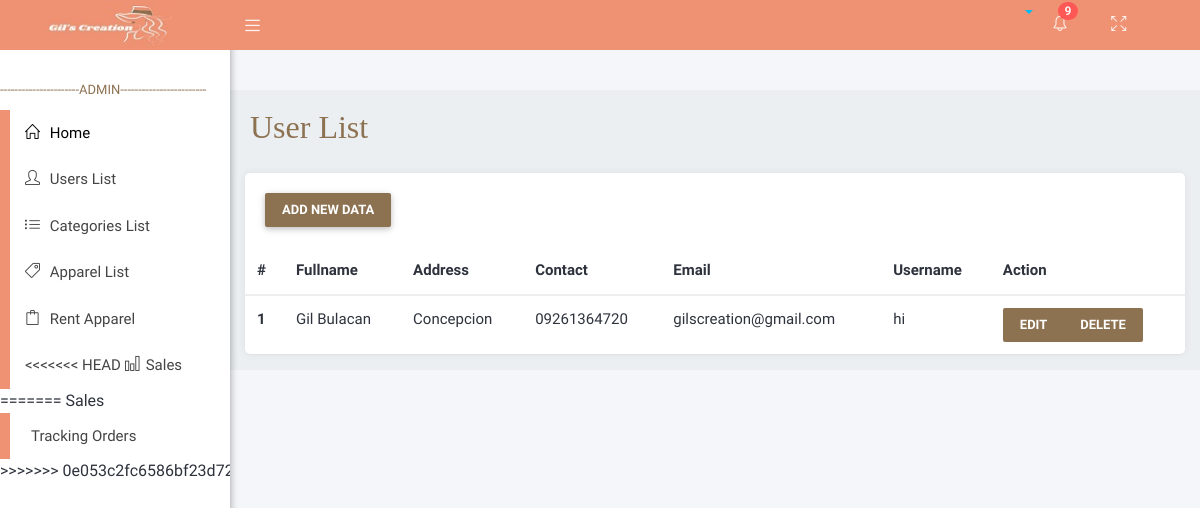
/adminViews/userlist.php, run on the app's committed database.
### tables this page shows
CREATE TABLE `users` (
  `user_id` int(11) NOT NULL,
  `user_permission_id` int(11) NOT NULL,
  `fname` varchar(255) NOT NULL,
  `lname` varchar(255) NOT NULL,
  `address` varchar(255) NOT NULL,
  `contact_num` varchar(11) NOT NULL,
  `email` varchar(255) NOT NULL,
  `username` varchar(255) NOT NULL,
  `password` varchar(255) NOT NULL
);

### APIFUNCTION/DBCRUD.php (called while the page is built, shortened)
<?php
    class DBCRUD{
        private $servername='localhost';
        private $username='root';
        private $password='';
        private $dbname='brms';
        private $mysqli='';
        public function __construct(){
            $this->mysqli = new mysqli($this->servername,$this->username,$this->password,$this->dbname);
        }
        public function select($table,$rows="*",$where = null){
            if ($where != null) {
                $sql="SELECT $rows FROM $table WHERE $where";
            }else{
                $sql="SELECT $rows FROM $table";
            }
            $this->sql = $result = $this->mysqli->query($sql);
        }
    }
?>

### adminViews/userlist.php (the view, shortened to what this page needs)
<?php include('layouts/head.php'); ?>
   <div class="wrapper">
      <?php include('layouts/navbar.php'); ?>
      <?php include('layouts/sidebar.php'); ?>
      <div class="content-wrapper">
         <div class="container-fluid">
            <div class="row">
               <div class="main-header">
                  <h2  style=" font-family:poppins; color:#8d7252;">User List</h2>
               </div>
            </div>
            <div class="card">
        <div class="card-header">
            <button type="button" class="btn btn" style="background-color:#8d7252; color:white;" data-toggle="modal" data-target="#usersModal">
            Add New Data
            </button>
        </div>
        <div class="card-body">
        <table class="table">
                <thead class="thead-light">
                    <tr>
                    <th scope="col">#</th>
                    <th scope="col">Fullname</th>
                    <th scope="col">Address</th>
                    <th scope="col">Contact</th>
                    <th scope="col">Email</th>
                    <th scope="col">Username</th>
                    <th scope="col">Action</th>
                    </tr>
                </thead>
                <tbody>
                <?php
                    include('../APIFUNCTION/DBCRUD.php');
                    $newDBCRUD = new DBCRUD();
                    $newDBCRUD->select("users","*","user_permission_id!=2");
                    $userLists = $newDBCRUD->sql;
                    $index = 1;
                    while ($data = mysqli_fetch_assoc($userLists)){
                ?>
                    <tr>
                    <th scope="row"><?php echo $index; ?></th>
                    <td><?php echo $data["fname"] ." ". $data["lname"]; ?></td>
                    <td><?php echo $data["address"]; ?></td>
                    <td><?php echo $data["contact_num"]; ?></td>
                    <td><?php echo $data["email"]; ?></td>
                    <td><?php echo $data["username"]; ?></td>
                    <td>
                        <div class="btn-group" role="group" aria-label="Basic example">
                        <button type="button" class="btn btn" style="background-color:#8d7252; color:white;" onclick="showform(<?php echo $data['user_id']; ?>);">Edit</button>
                            <button type="button" class="btn btn" style="background-color:#8d7252; color:white;" onclick="showformdelete(<?php echo $data['user_id']; ?>);">Delete</button>
                        </div>
                    </td>
                    </tr>
                    <?php $index++; }?>
                </tbody>
            </table>
        </div>
         </div>
      </div>
   </div>
<?php include('layouts/footer.php'); ?>

### adminViews/assets/css/profile.css (style rules this page uses)
body { margin: 0; padding-top: 40px; color: #2e323c; background: #f5f6fa; position: relative; height: 100%; }
.card { background: #ffffff; -webkit-border-radius: 5px; -moz-border-radius: 5px; border-radius: 5px; border: 0; margin-bottom: 1rem; }

### adminViews/assets/css/menu.css (style rules this page uses)
.fixed .content-wrapper { margin-top: 50px; }
.wrapper:before { content: " "; display: table; }
.wrapper:after { content: " "; clear: both; }
.content-wrapper { height: 100%; background-color: #ebeff2; margin-left: 230px; z-index: 820; -webkit-transition: all 0.3s ease-in-out; -moz-transition: all 0.3s ease-in-out; -ms-transition: all 0.3s ease-in-out; transition: all 0.3s ease-in-out; }

### data on the page
users: fname "Gil", lname "Bulacan", address "Concepcion", contact_num "09261364720", email "gilscreation@gmail.com", username "hi"
